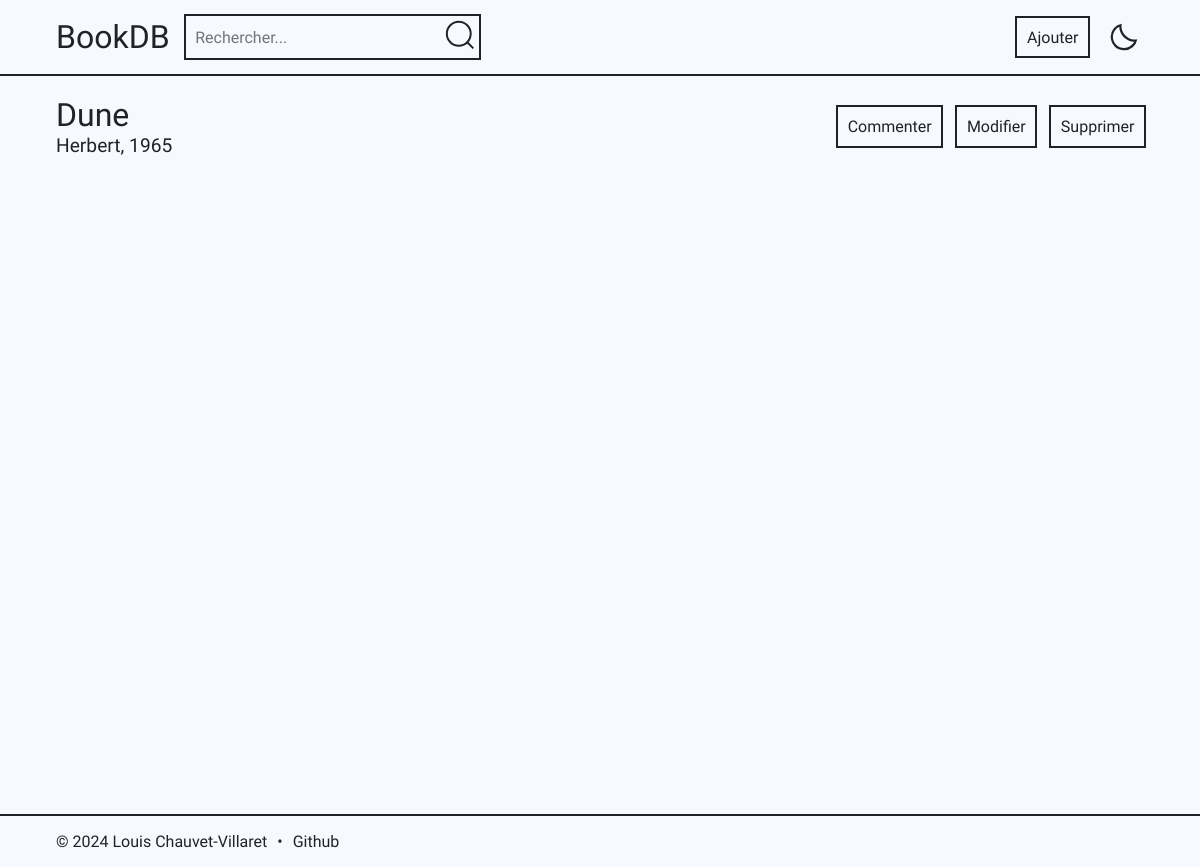
The app's page /livre?id=2 with its own data.
### tables this page shows
CREATE TABLE books (
                        id     INTEGER
                            primary key autoincrement,
                        title  TEXT    not null,
                        author TEXT    not null,
                        year   INTEGER not null
                    );

### app.py (the view)
@app.route('/livre')
def livre():
    book_id = request.args.get('id')
    data = execute_query("SELECT * FROM books WHERE id=?", [book_id], fetchone=True)
    if data:
        comments = execute_query("SELECT * FROM comments WHERE book_id=? ORDER BY id DESC", [book_id], )
        if comments:
            average = round(
                execute_query("SELECT AVG(rating) FROM comments WHERE book_id=?", [book_id], fetchone=True)[0], 1)
            if average.is_integer():
                average = int(average)
            return render_template('livre.html', data=data, comments=comments, average=average)
        else:
            return render_template('livre.html', data=data)
    else:
        return redirect("/recherche", 303)

### app.py (called while the page is built)
def execute_query(query, params=(), fetchone=False, commit=False):
    conn = sqlite3.connect('books.db')
    conn.row_factory = sqlite3.Row
    cur = conn.cursor()
    try:
        cur.execute(query, params)
        if commit:
            conn.commit()
            return cur
        if fetchone:
            result = cur.fetchone()
        else:
            result = cur.fetchall()
    finally:
        cur.close()
        conn.close()
    return result

### templates/livre.html (shortened to what this page needs)
{% extends 'base.html' %}
{% block content %}
    <div class="flex space">
        <div>
            <h1>{{ data['title'] }}</h1>
            <p class="rate">{{ data['author'] }}, {{ data['year'] }}</p>
        </div>
        <div class="flex">
            <button class="hover" onclick="updateDisplay('comment','flex')">Commenter</button>
            <button class="hover" onclick="updateDisplay('modify','flex')">Modifier</button>
            <button class="hover" onclick="updateDisplay('delete','flex')">Supprimer</button>
        </div>
    </div>
{% endblock %}

### static/style.css (style rules this page uses)
:root { --primary: 31, 35, 40; --bg2: 229, 236, 255; --bg: 246, 249, 255; }
* { margin: 0; padding: 0; box-sizing: border-box; user-select: none; font-family: "Onest", system-ui; }
body, html { overflow-x: hidden; scroll-behavior: smooth; font-optical-sizing: auto; font-style: normal; background: rgb(var(--bg)); color: rgb(var(--primary)); cursor: auto; }
.flex { display: flex; align-items: center; gap: 1rem; }
.hover { outline: 2px solid rgb(var(--primary)); transition: transform 0.1s, box-shadow 0.1s; }
main h1 { font-size: 2rem; font-weight: normal; }
button { background: none; border: none; cursor: pointer; color: rgb(var(--primary)); font-size: 1rem; padding: 0.6rem; }
.rate { font-size: 1.2rem; }
.space { justify-content: space-between; }

### records on screen
books: title "Dune", author "Herbert", year "1965"
